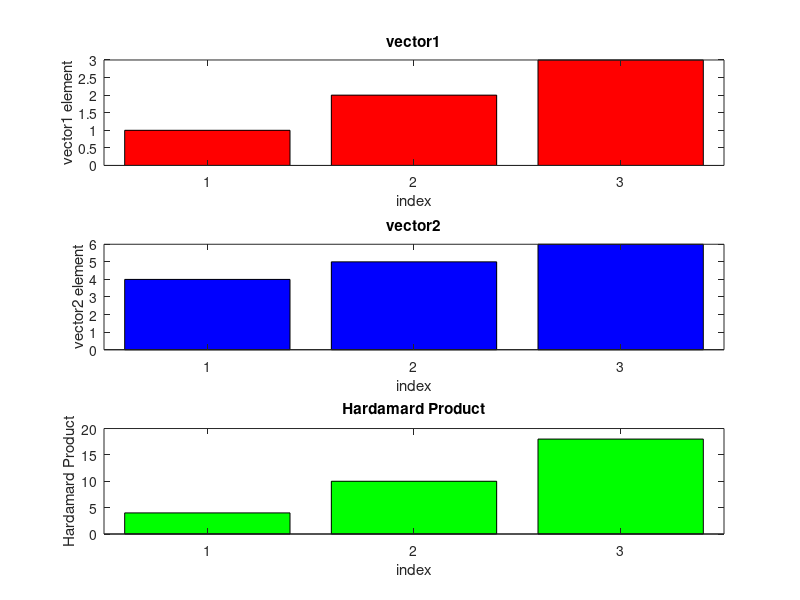

Here is the MATLAB script that generated this plot: (Note: this script raises an error after producing the figure.)
% two vectors
vector1 = [1 2 3];
vector2 = [4 5 6];

%%%%%%% TODO %%%%%%%
% Hadamard product – operator: .*
% Refer to the norm function by executing the following command 'help .*' in the MATLAB command window
hadamard_product = vector1 .* vector2;
%%%%%%%%%%%%%%%%%%%%

% plot
subplot(3, 1, 1);
bar(vector1, 'r');
xlabel('index');
ylabel('vector1 element');
title('vector1');

subplot(3, 1, 2);
bar(vector2, 'b');
xlabel('index');
ylabel('vector2 element');
title('vector2');

subplot(3, 1, 3);
bar(hadamard_product, 'g');
xlabel('index');
ylabel('Hardamard Product');
title('Hardamard Product');

sgtitle('visualization of Hardamard Product');
